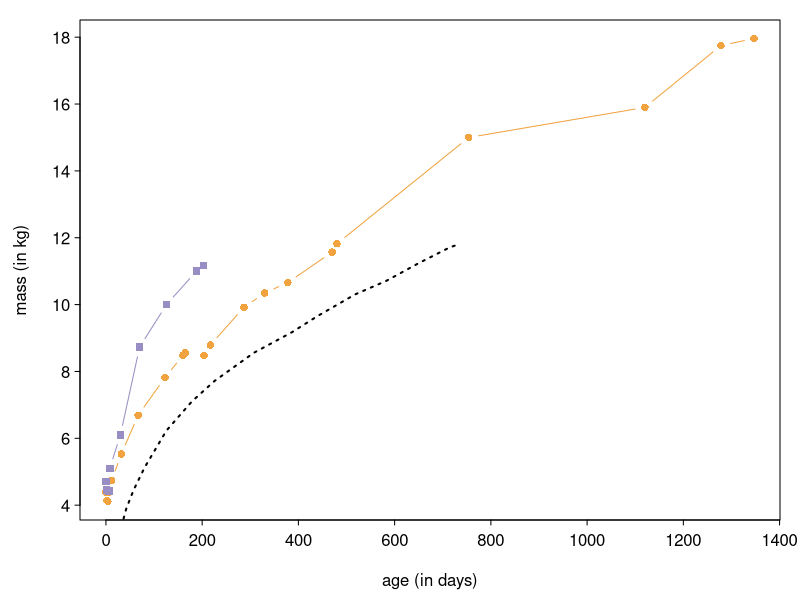
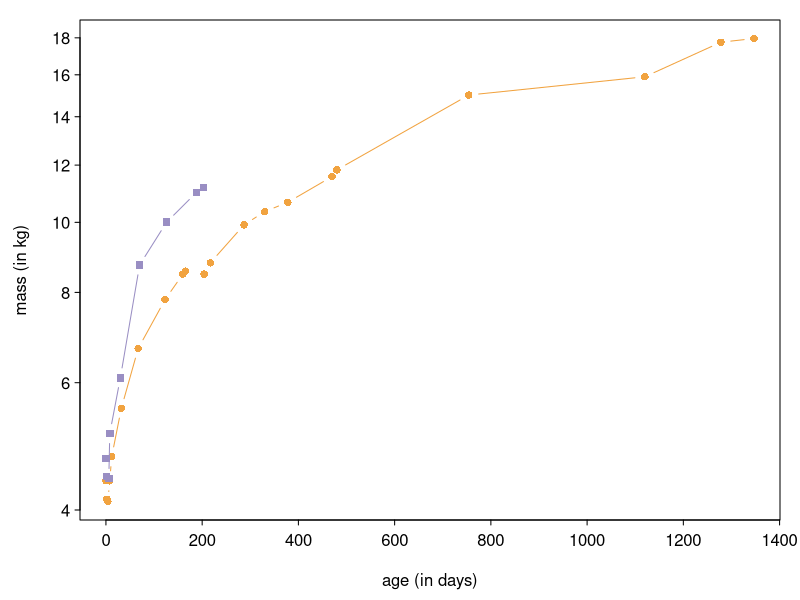
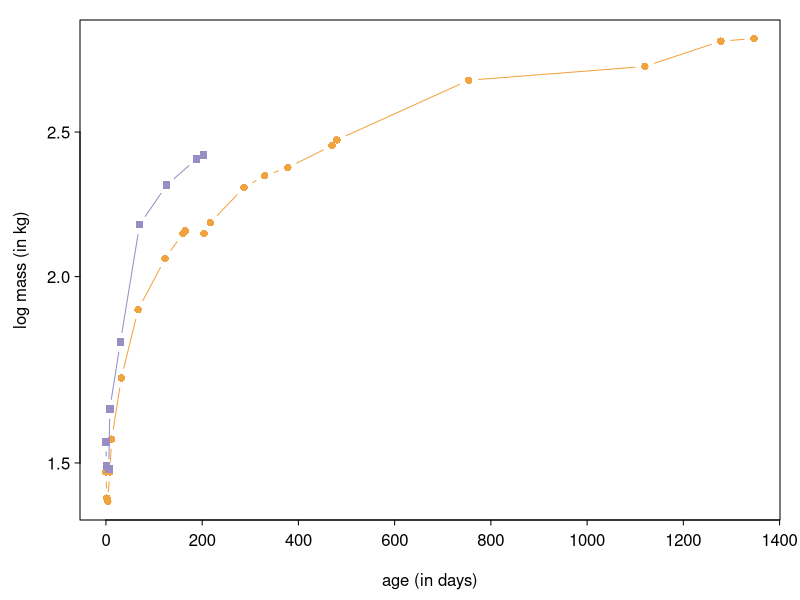
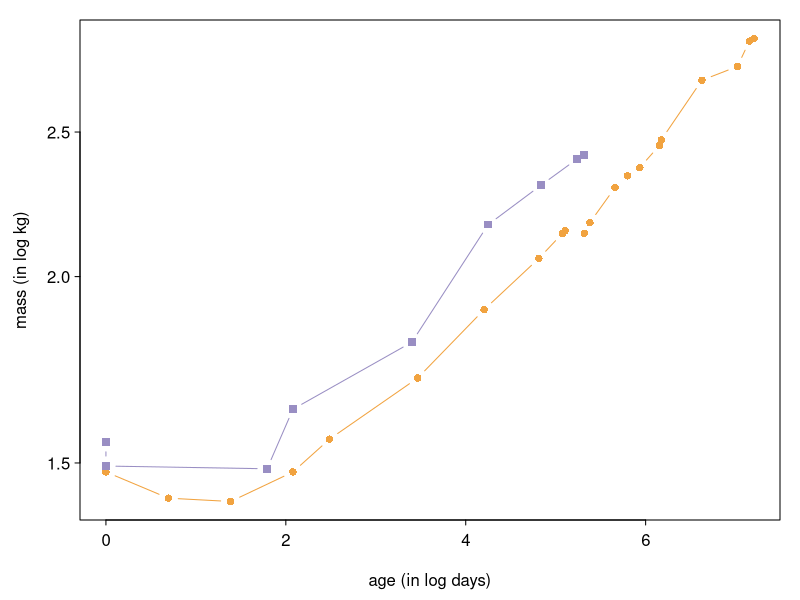

These figures' R source, in order:

# 
setwd("C:\\Users\\jonsm\\Dropbox\\Professional\\paleomitchelljs.github.io\\data\\")
Beren <- read.csv("beren.csv")
dayID <- apply(Beren, 1, function(x) paste(x[1:3], collapse='-'))
dateID <- sapply(dayID, as.Date, format="%Y-%m-%d", origin = "2019-04-18")
Beren$age <- dateID - dateID[which(Beren$event == "birth")]

Cyrus <- read.csv("cyrus.csv")
dayID <- apply(Cyrus, 1, function(x) paste(x[1:3], collapse='-'))
dateID <- sapply(dayID, as.Date, format="%Y-%m-%d", origin = "2022-04-12")
Cyrus$age <- dateID - dateID[which(Cyrus$event == "birth")]



bMass <- Beren[grep("mass", Beren$event),c("value","age")]
bMass <- bMass[order(bMass$age),]
cMass <- Cyrus[grep("mass", Cyrus$event),c("value","age")]
cMass <- cMass[order(cMass$age),]

who <- read.csv("who_median.csv", header=F)

pdf("mass_growth.pdf", height=5, width=5)
par(las=1, mar=c(4,4,1,1), mgp=c(2.5, 0.5, 0), tck=-0.01)
plot(bMass$age, bMass$value, type="b", pch=16, col="#f1a340", xlab="age (in days)", ylab="mass (in kg)")
lines(cMass$age, cMass$value/1000, type="b", pch=15, col="#998ec3")
lines(who[,1], who[,2], type="l", col='black', lty=3, lwd=2)
dev.off()


pdf("mass_growth_log.pdf", height=5, width=5)
par(las=1, mar=c(4,4,1,1), mgp=c(2.5, 0.5, 0), tck=-0.01)
plot(bMass$age, bMass$value, type="b", pch=16, col="#f1a340", xlab="age (in days)", ylab="mass (in kg)", log="y")
lines(cMass$age, cMass$value/1000, type="b", pch=15, col="#998ec3")
dev.off()


pdf("mass_growth_log2.pdf", height=5, width=5)
par(las=1, mar=c(4,4,1,1), mgp=c(2.5, 0.5, 0), tck=-0.01)
plot(bMass$age, log(bMass$value), type="b", pch=16, col="#f1a340", xlab="age (in days)", ylab="log mass (in kg)", log="y")
lines(cMass$age, log(cMass$value/1000), type="b", pch=15, col="#998ec3")
dev.off()

lbAge <- bMass$age
lbAge[which(lbAge == 0)] <- lbAge[which(lbAge == 0)] + 1
lbAge <- log(lbAge)

lcAge <- cMass$age
lcAge[which(lcAge == 0)] <- lcAge[which(lcAge == 0)] + 1
lcAge <- log(lcAge)

pdf("mass_growth_log3.pdf", height=5, width=5)
par(las=1, mar=c(4,4,1,1), mgp=c(2.5, 0.5, 0), tck=-0.01)
plot(lbAge, log(bMass$value), type="b", pch=16, col="#f1a340", xlab="age (in log days)", ylab="mass (in log kg)", log="y")
lines(lcAge, log(cMass$value/1000), type="b", pch=15, col="#998ec3")
dev.off()

